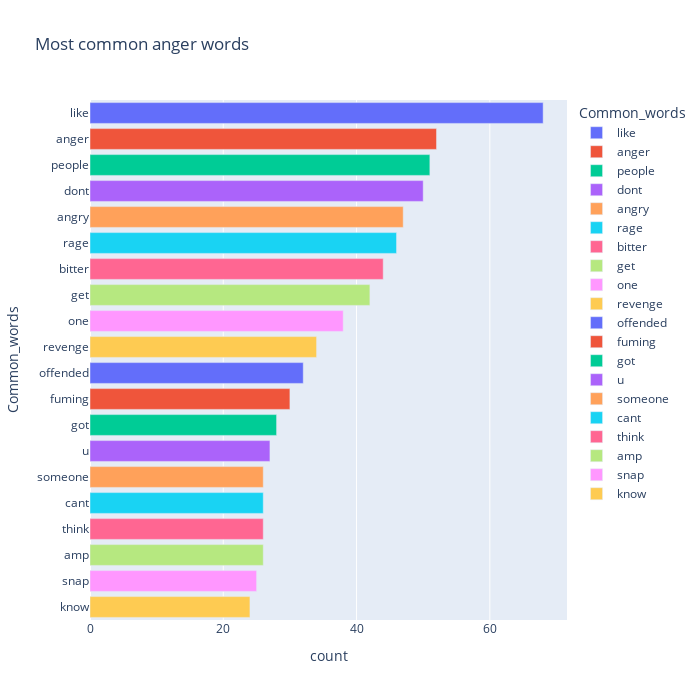
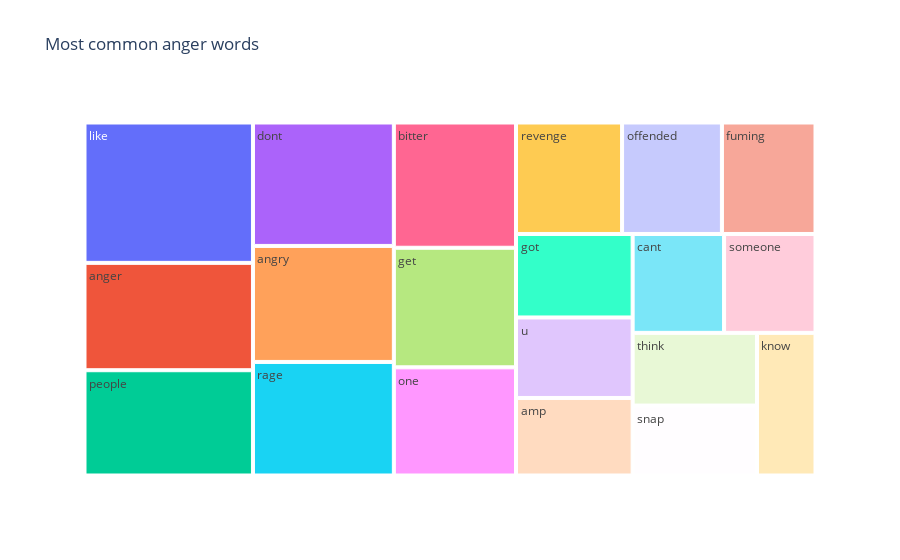

Write notebook code for charts like these, in order.
### Code cell
anger_count = count_common_words(anger_sent)
visualize_common_words(anger_count, "Most common anger words")

### Figure 1 — Plotly figure (JSON) as saved in the notebook; plotly's stock layout.template omitted (floating-point values rounded to 4 significant figures)
{"data": [{"alignmentgroup": "True", "hovertemplate": "Common_words=%{y}<br>count=%{x}<extra></extra>", "legendgroup": "like", "marker": {"color": "#636efa"}, "name": "like", "offsetgroup": "like", "orientation": "h", "showlegend": true, "textposition": "auto", "type": "bar", "x": [68], "xaxis": "x", "y": ["like"], "yaxis": "y"}, {"alignmentgroup": "True", "hovertemplate": "Common_words=%{y}<br>count=%{x}<extra></extra>", "legendgroup": "anger", "marker": {"color": "#EF553B"}, "name": "anger", "offsetgroup": "anger", "orientation": "h", "showlegend": true, "textposition": "auto", "type": "bar", "x": [52], "xaxis": "x", "y": ["anger"], "yaxis": "y"}, {"alignmentgroup": "True", "hovertemplate": "Common_words=%{y}<br>count=%{x}<extra></extra>", "legendgroup": "people", "marker": {"color": "#00cc96"}, "name": "people", "offsetgroup": "people", "orientation": "h", "showlegend": true, "textposition": "auto", "type": "bar", "x": [51], "xaxis": "x", "y": ["people"], "yaxis": "y"}, {"alignmentgroup": "True", "hovertemplate": "Common_words=%{y}<br>count=%{x}<extra></extra>", "legendgroup": "dont", "marker": {"color": "#ab63fa"}, "name": "dont", "offsetgroup": "dont", "orientation": "h", "showlegend": true, "textposition": "auto", "type": "bar", "x": [50], "xaxis": "x", "y": ["dont"], "yaxis": "y"}, {"alignmentgroup": "True", "hovertemplate": "Common_words=%{y}<br>count=%{x}<extra></extra>", "legendgroup": "angry", "marker": {"color": "#FFA15A"}, "name": "angry", "offsetgroup": "angry", "orientation": "h", "showlegend": true, "textposition": "auto", "type": "bar", "x": [47], "xaxis": "x", "y": ["angry"], "yaxis": "y"}, {"alignmentgroup": "True", "hovertemplate": "Common_words=%{y}<br>count=%{x}<extra></extra>", "legendgroup": "rage", "marker": {"color": "#19d3f3"}, "name": "rage", "offsetgroup": "rage", "orientation": "h", "showlegend": true, "textposition": "auto", "type": "bar", "x": [46], "xaxis": "x", "y": ["rage"], "yaxis": "y"}, {"alignmentgroup": "True", "hovertemplate": "Common_words=%{y}<br>count=%{x}<extra></extra>", "legendgroup": "bitter", "marker": {"color": "#FF6692"}, "name": "bitter", "offsetgroup": "bitter", "orientation": "h", "showlegend": true, "textposition": "auto", "type": "bar", "x": [44], "xaxis": "x", "y": ["bitter"], "yaxis": "y"}, {"alignmentgroup": "True", "hovertemplate": "Common_words=%{y}<br>count=%{x}<extra></extra>", "legendgroup": "get", "marker": {"color": "#B6E880"}, "name": "get", "offsetgroup": "get", "orientation": "h", "showlegend": true, "textposition": "auto", "type": "bar", "x": [42], "xaxis": "x", "y": ["get"], "yaxis": "y"}, {"alignmentgroup": "True", "hovertemplate": "Common_words=%{y}<br>count=%{x}<extra></extra>", "legendgroup": "one", "marker": {"color": "#FF97FF"}, "name": "one", "offsetgroup": "one", "orientation": "h", "showlegend": true, "textposition": "auto", "type": "bar", "x": [38], "xaxis": "x", "y": ["one"], "yaxis": "y"}, {"alignmentgroup": "True", "hovertemplate": "Common_words=%{y}<br>count=%{x}<extra></extra>", "legendgroup": "revenge", "marker": {"color": "#FECB52"}, "name": "revenge", "offsetgroup": "revenge", "orientation": "h", "showlegend": true, "textposition": "auto", "type": "bar", "x": [34], "xaxis": "x", "y": ["revenge"], "yaxis": "y"}, {"alignmentgroup": "True", "hovertemplate": "Common_words=%{y}<br>count=%{x}<extra></extra>", "legendgroup": "offended", "marker": {"color": "#636efa"}, "name": "offended", "offsetgroup": "offended", "orientation": "h", "showlegend": true, "textposition": "auto", "type": "bar", "x": [32], "xaxis": "x", "y": ["offended"], "yaxis": "y"}, {"alignmentgroup": "True", "hovertemplate": "Common_words=%{y}<br>count=%{x}<extra></extra>", "legendgroup": "fuming", "marker": {"color": "#EF553B"}, "name": "fuming", "offsetgroup": "fuming", "orientation": "h", "showlegend": true, "textposition": "auto", "type": "bar", "x": [30], "xaxis": "x", "y": ["fuming"], "yaxis": "y"}, {"alignmentgroup": "True", "hovertemplate": "Common_words=%{y}<br>count=%{x}<extra></extra>", "legendgroup": "got", "marker": {"color": "#00cc96"}, "name": "got", "offsetgroup": "got", "orientation": "h", "showlegend": true, "textposition": "auto", "type": "bar", "x": [28], "xaxis": "x", "y": ["got"], "yaxis": "y"}, {"alignmentgroup": "True", "hovertemplate": "Common_words=%{y}<br>count=%{x}<extra></extra>", "legendgroup": "u", "marker": {"color": "#ab63fa"}, "name": "u", "offsetgroup": "u", "orientation": "h", "showlegend": true, "textposition": "auto", "type": "bar", "x": [27], "xaxis": "x", "y": ["u"], "yaxis": "y"}, {"alignmentgroup": "True", "hovertemplate": "Common_words=%{y}<br>count=%{x}<extra></extra>", "legendgroup": "someone", "marker": {"color": "#FFA15A"}, "name": "someone", "offsetgroup": "someone", "orientation": "h", "showlegend": true, "textposition": "auto", "type": "bar", "x": [26], "xaxis": "x", "y": ["someone"], "yaxis": "y"}, {"alignmentgroup": "True", "hovertemplate": "Common_words=%{y}<br>count=%{x}<extra></extra>", "legendgroup": "cant", "marker": {"color": "#19d3f3"}, "name": "cant", "offsetgroup": "cant", "orientation": "h", "showlegend": true, "textposition": "auto", "type": "bar", "x": [26], "xaxis": "x", "y": ["cant"], "yaxis": "y"}, {"alignmentgroup": "True", "hovertemplate": "Common_words=%{y}<br>count=%{x}<extra></extra>", "legendgroup": "think", "marker": {"color": "#FF6692"}, "name": "think", "offsetgroup": "think", "orientation": "h", "showlegend": true, "textposition": "auto", "type": "bar", "x": [26], "xaxis": "x", "y": ["think"], "yaxis": "y"}, {"alignmentgroup": "True", "hovertemplate": "Common_words=%{y}<br>count=%{x}<extra></extra>", "legendgroup": "amp", "marker": {"color": "#B6E880"}, "name": "amp", "offsetgroup": "amp", "orientation": "h", "showlegend": true, "textposition": "auto", "type": "bar", "x": [26], "xaxis": "x", "y": ["amp"], "yaxis": "y"}, {"alignmentgroup": "True", "hovertemplate": "Common_words=%{y}<br>count=%{x}<extra></extra>", "legendgroup": "snap", "marker": {"color": "#FF97FF"}, "name": "snap", "offsetgroup": "snap", "orientation": "h", "showlegend": true, "textposition": "auto", "type": "bar", "x": [25], "xaxis": "x", "y": ["snap"], "yaxis": "y"}, {"alignmentgroup": "True", "hovertemplate": "Common_words=%{y}<br>count=%{x}<extra></extra>", "legendgroup": "know", "marker": {"color": "#FECB52"}, "name": "know", "offsetgroup": "know", "orientation": "h", "showlegend": true, "textposition": "auto", "type": "bar", "x": [24], "xaxis": "x", "y": ["know"], "yaxis": "y"}], "layout": {"barmode": "relative", "height": 700, "legend": {"title": {"text": "Common_words"}, "tracegroupgap": 0}, "title": {"text": "Most common anger words"}, "width": 700, "xaxis": {"anchor": "y", "domain": [0, 1], "title": {"text": "count"}}, "yaxis": {"anchor": "x", "categoryarray": ["know", "snap", "amp", "think", "cant", "someone", "u", "got", "fuming", "offended", "revenge", "one", "get", "bitter", "rage", "angry", "dont", "people", "anger", "like"], "categoryorder": "array", "domain": [0, 1], "title": {"text": "Common_words"}}}}

### Figure 2 — Plotly figure (JSON) as saved in the notebook; plotly's stock layout.template omitted (floating-point values rounded to 4 significant figures)
{"data": [{"branchvalues": "total", "domain": {"x": [0, 1], "y": [0, 1]}, "hovertemplate": "labels=%{label}<br>count=%{value}<br>parent=%{parent}<br>id=%{id}<extra></extra>", "ids": ["amp", "anger", "angry", "bitter", "cant", "dont", "fuming", "get", "got", "know", "like", "offended", "one", "people", "rage", "revenge", "snap", "someone", "think", "u"], "labels": ["amp", "anger", "angry", "bitter", "cant", "dont", "fuming", "get", "got", "know", "like", "offended", "one", "people", "rage", "revenge", "snap", "someone", "think", "u"], "name": "", "parents": ["", "", "", "", "", "", "", "", "", "", "", "", "", "", "", "", "", "", "", ""], "type": "treemap", "values": [26, 52, 47, 44, 26, 50, 30, 42, 28, 24, 68, 32, 38, 51, 46, 34, 25, 26, 26, 27]}], "layout": {"legend": {"tracegroupgap": 0}, "title": {"text": "Most common anger words"}}}
